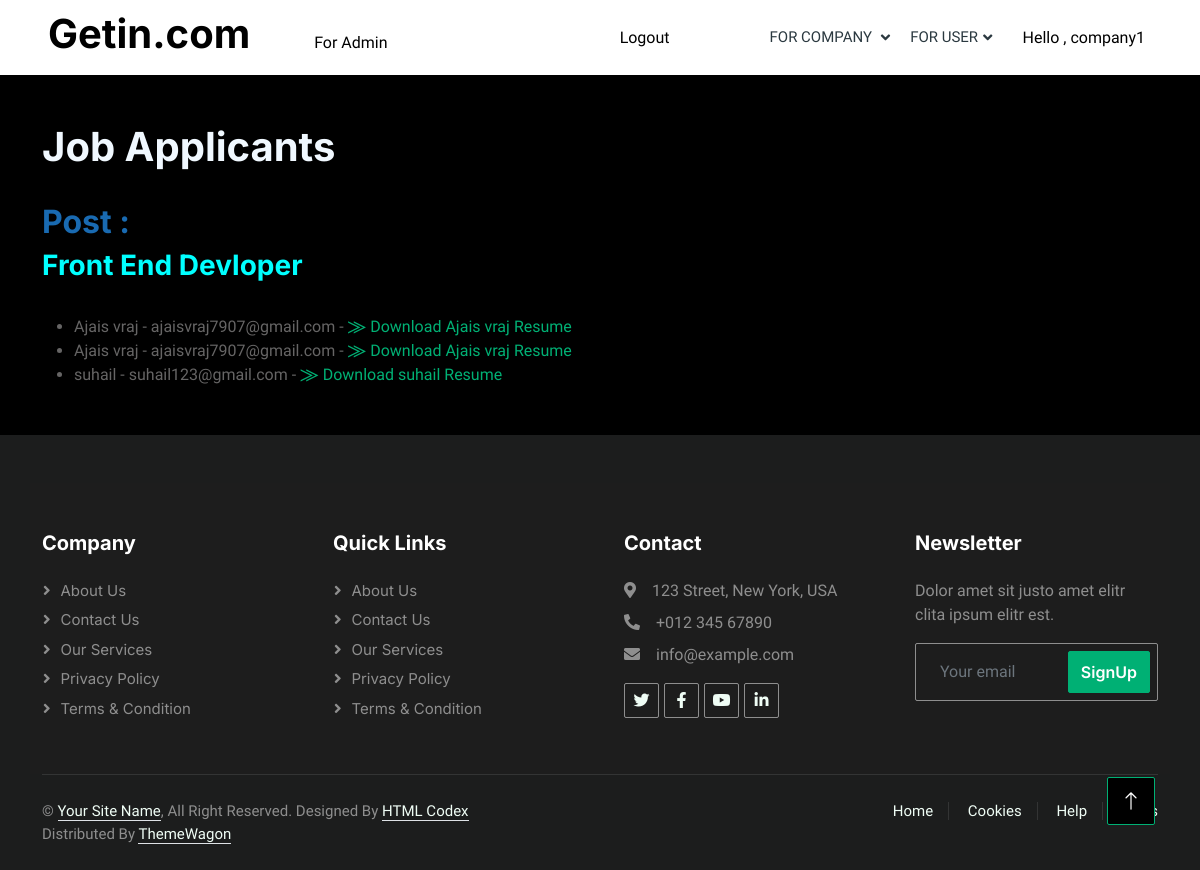
Page /job_applicants/1/ (signed in) on the earlier database version.
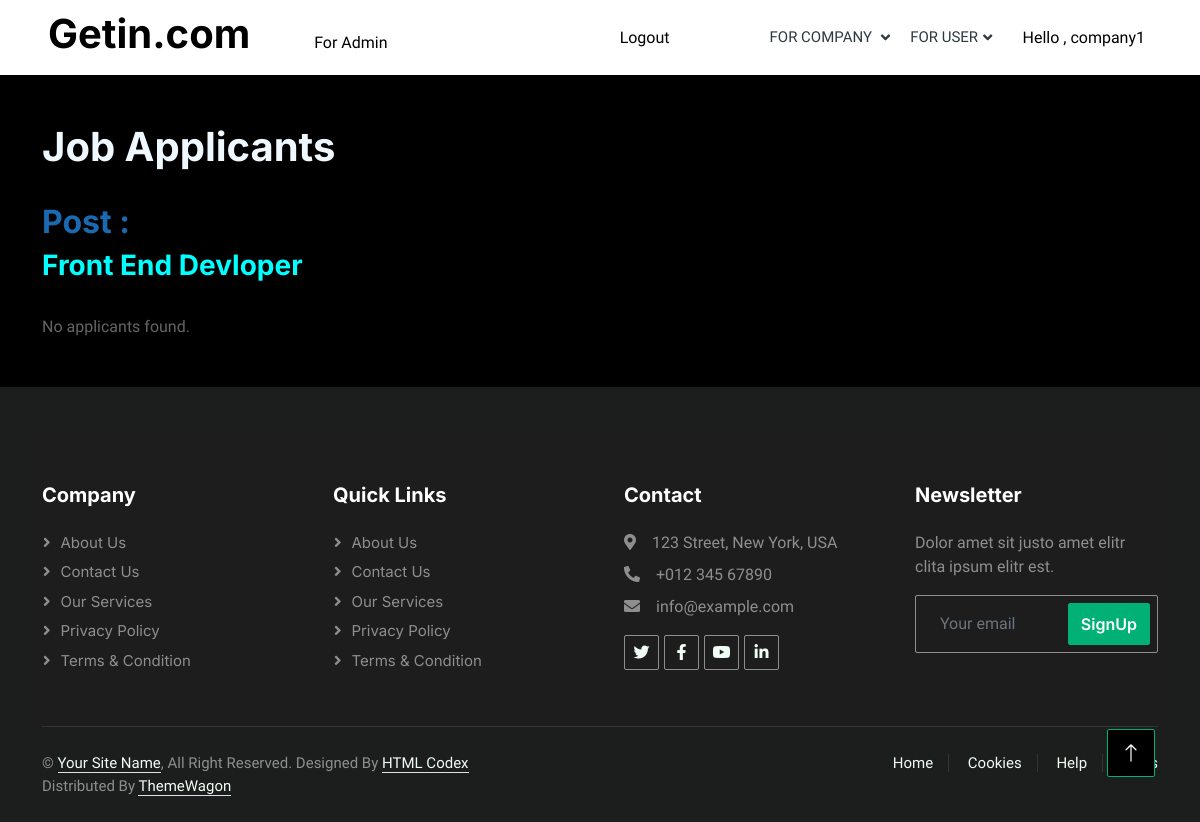
Same page on the later database version.
### user/models.py (models this page shows, shortened)
class JobApplication(models.Model):
    user = models.ForeignKey(User, on_delete=models.CASCADE,default=1)
    job = models.ForeignKey(AddJob, on_delete=models.CASCADE)
    name = models.CharField(max_length=100)
    email = models.EmailField()
    resume = models.FileField(upload_to='resumes/',null=True, blank=True)

### company/decorators.py (the view)
    def wrappeer(request,*args,**kwargs):
        if not request.user.is_authenticated:
            return redirect('company_login')
        else:
            if request.user.role != 'COMPANY':
                return render(request, "unauthorized.html")
        return function(request,*args,**kwargs)

### company/views.py (called while the page is built)
@company_login_required
def job_applicants(request, id):
    job = AddJob.objects.get(id=id)
    applicants = JobApplication.objects.filter(job=job)
    context = {'job': job, 'applicants': applicants}
    return render(request, 'company/job_applicants.html', context)

### templates/company/job_applicants.html
{% extends 'base.html' %}
{% block content %}
<div class="container"><br><br>
    <h1 style="color: aliceblue;">Job Applicants</h1><br>
  <h2 style="color: rgb(25, 106, 177)"> Post :</h2> <h3 style="color: aqua;">{{ job.job_tittle }}</h3><br>
    {% if applicants %}
        <ul>
            {% for applicant in applicants %}
                <li>{{ applicant.name }} - {{ applicant.email }} - <a href="{{ applicant.resume.url }}" download> ⨠ Download {{ applicant.name }} Resume</a></li>
            {% endfor %}
        </ul>
    {% else %}
        <p>No applicants found.</p>
    {% endif %}
</div>
{% endblock %}

Differences in the rows shown:
removed JobApplication: name "Ajais vraj", email "ajaisvraj7907@gmail.com"
removed JobApplication: name "Ajais vraj", email "ajaisvraj7907@gmail.com"
removed JobApplication: name "suhail", email "suhail123@gmail.com"
Other differences:
text now shown: "No applicants found."
